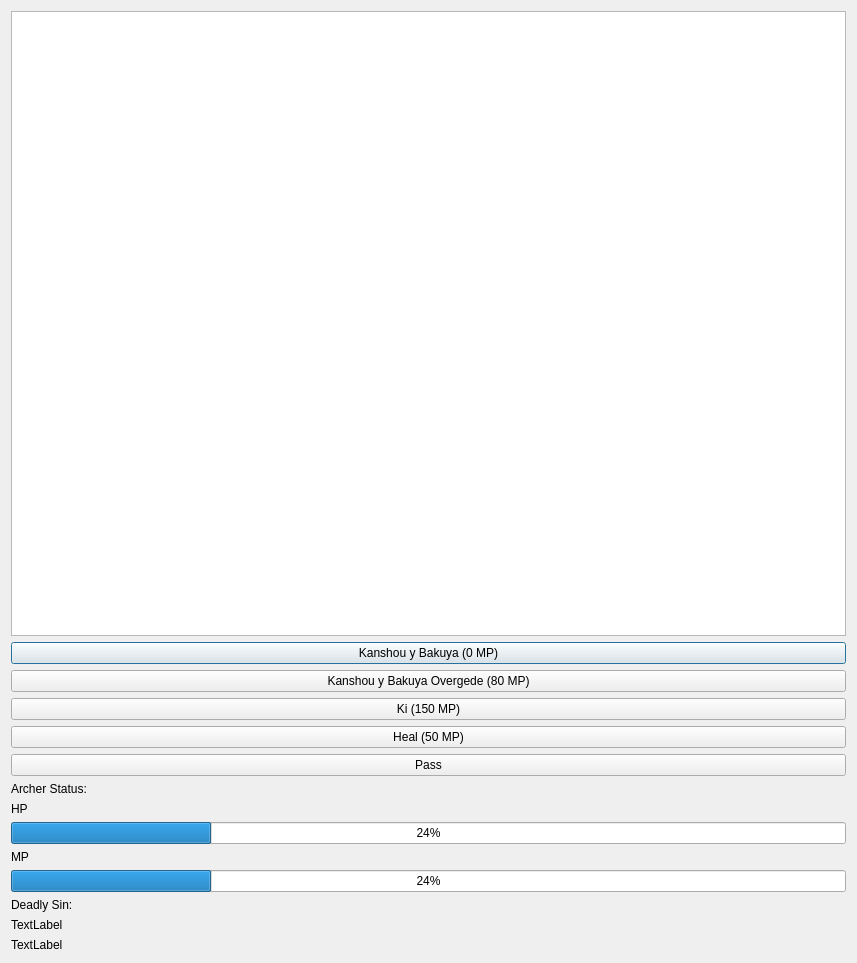
<?xml version="1.0" encoding="UTF-8"?>
<ui version="4.0">
 <class>Stage1</class>
 <widget class="QDialog" name="Stage1">
  <property name="geometry">
   <rect>
    <x>0</x>
    <y>0</y>
    <width>857</width>
    <height>963</height>
   </rect>
  </property>
  <property name="windowTitle">
   <string>Dialog</string>
  </property>
  <layout class="QGridLayout" name="gridLayout">
   <item row="11" column="0">
    <widget class="QLabel" name="label_4">
     <property name="text">
      <string>Deadly Sin:</string>
     </property>
    </widget>
   </item>
   <item row="1" column="0">
    <widget class="QPushButton" name="pushButton">
     <property name="text">
      <string>Kanshou y Bakuya (0 MP)</string>
     </property>
    </widget>
   </item>
   <item row="5" column="0">
    <widget class="QPushButton" name="pushButton_5">
     <property name="text">
      <string>Pass</string>
     </property>
    </widget>
   </item>
   <item row="6" column="0">
    <widget class="QLabel" name="label_3">
     <property name="text">
      <string>Archer Status:</string>
     </property>
    </widget>
   </item>
   <item row="2" column="0">
    <widget class="QPushButton" name="pushButton_2">
     <property name="text">
      <string>Kanshou y Bakuya Overgede (80 MP)</string>
     </property>
    </widget>
   </item>
   <item row="7" column="0">
    <widget class="QLabel" name="label">
     <property name="text">
      <string>HP</string>
     </property>
    </widget>
   </item>
   <item row="3" column="0">
    <widget class="QPushButton" name="pushButton_3">
     <property name="text">
      <string>Ki (150 MP)</string>
     </property>
    </widget>
   </item>
   <item row="0" column="0">
    <widget class="QGraphicsView" name="graphicsView"/>
   </item>
   <item row="4" column="0">
    <widget class="QPushButton" name="pushButton_4">
     <property name="text">
      <string>Heal (50 MP)</string>
     </property>
    </widget>
   </item>
   <item row="9" column="0">
    <widget class="QLabel" name="label_2">
     <property name="text">
      <string>MP</string>
     </property>
    </widget>
   </item>
   <item row="8" column="0">
    <widget class="QProgressBar" name="progressBar">
     <property name="value">
      <number>24</number>
     </property>
    </widget>
   </item>
   <item row="10" column="0">
    <widget class="QProgressBar" name="progressBar_2">
     <property name="value">
      <number>24</number>
     </property>
    </widget>
   </item>
   <item row="12" column="0">
    <widget class="QLabel" name="label_5">
     <property name="text">
      <string>TextLabel</string>
     </property>
    </widget>
   </item>
   <item row="13" column="0">
    <widget class="QLabel" name="label_6">
     <property name="text">
      <string>TextLabel</string>
     </property>
    </widget>
   </item>
  </layout>
 </widget>
 <resources/>
 <connections/>
</ui>
